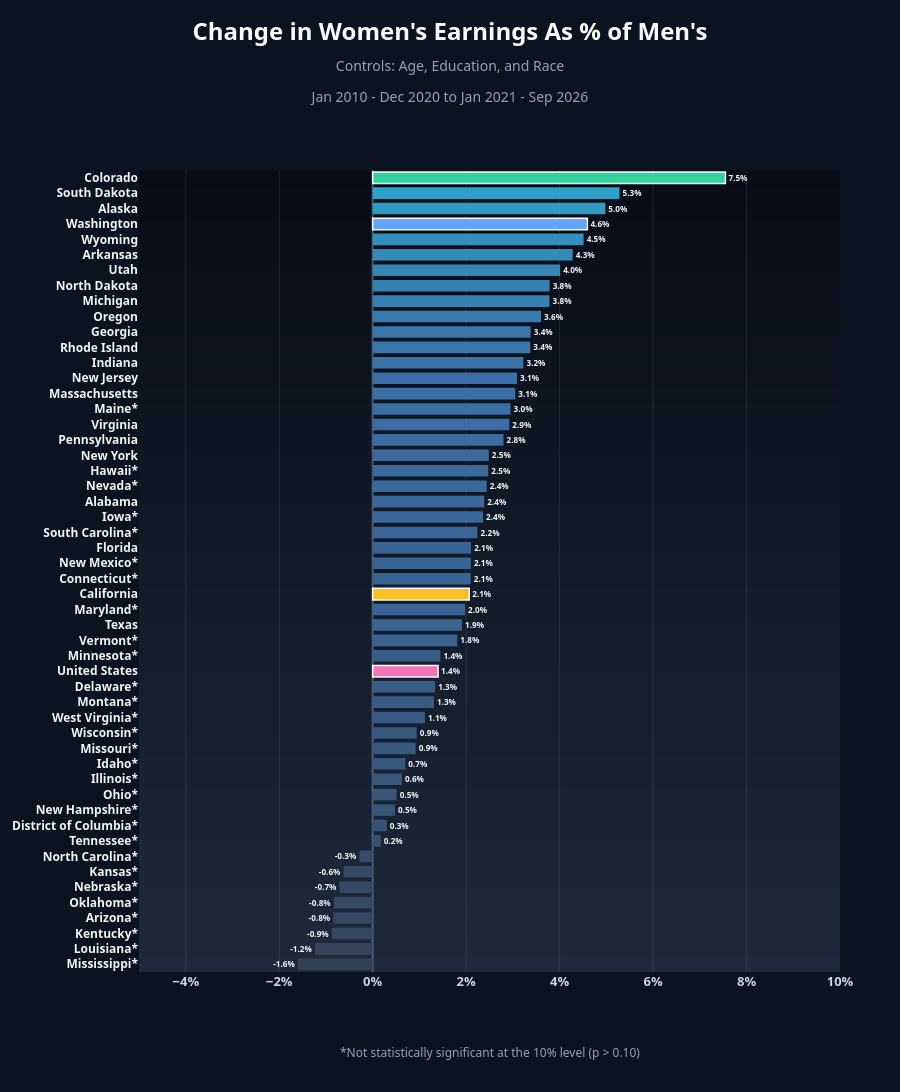

The notebook cell saved with this chart:
### Code cell
fig = plot_state_bars(ranking_no_ind, 'ratio_change', 'interaction_pval', "Change in Women's Earnings As % of Men's",
                      "Age, Education, and Race", f"{PRE_PERIOD} to {POST_PERIOD}", [-0.05, 0.1], save_as="states_change_no_industry")

### Figure 1 — Plotly figure (JSON) as saved in the notebook; plotly's stock layout.template omitted (floating-point values rounded to 4 significant figures)
{"data": [{"cliponaxis": false, "hovertemplate": "%{y}: %{text}<extra></extra>", "marker": {"color": ["rgb(51, 65, 85)", "rgb(52, 69, 91)", "rgb(52, 72, 98)", "rgb(52, 72, 98)", "rgb(52, 73, 98)", "rgb(53, 74, 101)", "rgb(53, 75, 102)", "rgb(53, 78, 108)", "rgb(54, 82, 116)", "rgb(54, 84, 118)", "rgb(55, 85, 121)", "rgb(55, 86, 122)", "rgb(55, 87, 124)", "rgb(55, 88, 125)", "rgb(55, 90, 129)", "rgb(55, 90, 129)", "rgb(56, 92, 133)", "rgb(56, 94, 136)", "rgb(56, 94, 136)", "#f472b6", "rgb(56, 95, 138)", "rgb(57, 99, 145)", "rgb(57, 100, 146)", "rgb(57, 100, 148)", "#fbbf24", "rgb(57, 101, 150)", "rgb(57, 101, 150)", "rgb(57, 101, 150)", "rgb(58, 103, 152)", "rgb(58, 104, 154)", "rgb(58, 104, 155)", "rgb(58, 105, 156)", "rgb(58, 105, 156)", "rgb(58, 105, 156)", "rgb(59, 108, 162)", "rgb(59, 109, 164)", "rgb(59, 110, 165)", "rgb(59, 112, 166)", "rgb(58, 112, 167)", "rgb(58, 116, 169)", "rgb(57, 119, 171)", "rgb(57, 119, 171)", "rgb(56, 124, 175)", "rgb(55, 128, 178)", "rgb(55, 128, 178)", "rgb(53, 133, 182)", "rgb(52, 139, 186)", "rgb(51, 144, 190)", "#60a5fa", "rgb(48, 154, 197)", "rgb(46, 161, 202)", "#34d399"], "line": {"color": ["rgba(0,0,0,0)", "rgba(0,0,0,0)", "rgba(0,0,0,0)", "rgba(0,0,0,0)", "rgba(0,0,0,0)", "rgba(0,0,0,0)", "rgba(0,0,0,0)", "rgba(0,0,0,0)", "rgba(0,0,0,0)", "rgba(0,0,0,0)", "rgba(0,0,0,0)", "rgba(0,0,0,0)", "rgba(0,0,0,0)", "rgba(0,0,0,0)", "rgba(0,0,0,0)", "rgba(0,0,0,0)", "rgba(0,0,0,0)", "rgba(0,0,0,0)", "rgba(0,0,0,0)", "#f8fafc", "rgba(0,0,0,0)", "rgba(0,0,0,0)", "rgba(0,0,0,0)", "rgba(0,0,0,0)", "#f8fafc", "rgba(0,0,0,0)", "rgba(0,0,0,0)", "rgba(0,0,0,0)", "rgba(0,0,0,0)", "rgba(0,0,0,0)", "rgba(0,0,0,0)", "rgba(0,0,0,0)", "rgba(0,0,0,0)", "rgba(0,0,0,0)", "rgba(0,0,0,0)", "rgba(0,0,0,0)", "rgba(0,0,0,0)", "rgba(0,0,0,0)", "rgba(0,0,0,0)", "rgba(0,0,0,0)", "rgba(0,0,0,0)", "rgba(0,0,0,0)", "rgba(0,0,0,0)", "rgba(0,0,0,0)", "rgba(0,0,0,0)", "rgba(0,0,0,0)", "rgba(0,0,0,0)", "rgba(0,0,0,0)", "#f8fafc", "rgba(0,0,0,0)", "rgba(0,0,0,0)", "#f8fafc"], "width": 1.5}}, "orientation": "h", "text": ["<b>-1.6%</b>", "<b>-1.2%</b>", "<b>-0.9%</b>", "<b>-0.8%</b>", "<b>-0.8%</b>", "<b>-0.7%</b>", "<b>-0.6%</b>", "<b>-0.3%</b>", "<b>0.2%</b>", "<b>0.3%</b>", "<b>0.5%</b>", "<b>0.5%</b>", "<b>0.6%</b>", "<b>0.7%</b>", "<b>0.9%</b>", "<b>0.9%</b>", "<b>1.1%</b>", "<b>1.3%</b>", "<b>1.3%</b>", "<b>1.4%</b>", "<b>1.4%</b>", "<b>1.8%</b>", "<b>1.9%</b>", "<b>2.0%</b>", "<b>2.1%</b>", "<b>2.1%</b>", "<b>2.1%</b>", "<b>2.1%</b>", "<b>2.2%</b>", "<b>2.4%</b>", "<b>2.4%</b>", "<b>2.4%</b>", "<b>2.5%</b>", "<b>2.5%</b>", "<b>2.8%</b>", "<b>2.9%</b>", "<b>3.0%</b>", "<b>3.1%</b>", "<b>3.1%</b>", "<b>3.2%</b>", "<b>3.4%</b>", "<b>3.4%</b>", "<b>3.6%</b>", "<b>3.8%</b>", "<b>3.8%</b>", "<b>4.0%</b>", "<b>4.3%</b>", "<b>4.5%</b>", "<b>4.6%</b>", "<b>5.0%</b>", "<b>5.3%</b>", "<b>7.5%</b>"], "textfont": {"color": "#f1f5f9", "size": 12}, "textposition": "outside", "type": "bar", "x": [-0.01598, -0.01235, -0.008734, -0.008425, -0.008308, -0.007077, -0.006237, -0.002836, 0.001714, 0.003005, 0.004756, 0.005132, 0.006258, 0.006973, 0.009199, 0.009426, 0.01119, 0.01311, 0.01336, 0.014, 0.01449, 0.01811, 0.01912, 0.01978, 0.02065, 0.02098, 0.02101, 0.02106, 0.02243, 0.02362, 0.02388, 0.0244, 0.02474, 0.02485, 0.028, 0.02924, 0.0295, 0.0305, 0.03088, 0.03225, 0.03373, 0.03381, 0.03603, 0.03783, 0.03786, 0.04012, 0.0428, 0.04514, 0.04595, 0.04979, 0.05283, 0.07549], "y": ["<b>Mississippi*</b>", "<b>Louisiana*</b>", "<b>Kentucky*</b>", "<b>Arizona*</b>", "<b>Oklahoma*</b>", "<b>Nebraska*</b>", "<b>Kansas*</b>", "<b>North Carolina*</b>", "<b>Tennessee*</b>", "<b>District of Columbia*</b>", "<b>New Hampshire*</b>", "<b>Ohio*</b>", "<b>Illinois*</b>", "<b>Idaho*</b>", "<b>Missouri*</b>", "<b>Wisconsin*</b>", "<b>West Virginia*</b>", "<b>Montana*</b>", "<b>Delaware*</b>", "<b>United States</b>", "<b>Minnesota*</b>", "<b>Vermont*</b>", "<b>Texas</b>", "<b>Maryland*</b>", "<b>California</b>", "<b>Connecticut*</b>", "<b>New Mexico*</b>", "<b>Florida</b>", "<b>South Carolina*</b>", "<b>Iowa*</b>", "<b>Alabama</b>", "<b>Nevada*</b>", "<b>Hawaii*</b>", "<b>New York</b>", "<b>Pennsylvania</b>", "<b>Virginia</b>", "<b>Maine*</b>", "<b>Massachusetts</b>", "<b>New Jersey</b>", "<b>Indiana</b>", "<b>Rhode Island</b>", "<b>Georgia</b>", "<b>Oregon</b>", "<b>Michigan</b>", "<b>North Dakota</b>", "<b>Utah</b>", "<b>Arkansas</b>", "<b>Wyoming</b>", "<b>Washington</b>", "<b>Alaska</b>", "<b>South Dakota</b>", "<b>Colorado</b>"]}], "layout": {"annotations": [{"font": {"color": "#94a3b8", "size": 12}, "showarrow": false, "text": "*Not statistically significant at the 10% level (p > 0.10)", "x": 0.5, "xref": "paper", "y": 0, "yanchor": "top", "yref": "paper", "yshift": -70}], "bargap": 0.25, "font": {"color": "#cbd5e1", "family": "Bahnschrift, 'Segoe UI Variable Display', 'Segoe UI', Helvetica, Arial, sans-serif"}, "height": 1404, "margin": {"b": 120, "l": 20, "r": 60, "t": 170}, "paper_bgcolor": "#0b1220", "plot_bgcolor": "rgba(0,0,0,0)", "shapes": [{"fillcolor": "rgb(8, 12, 22)", "layer": "below", "line": {"width": 0}, "type": "rect", "x0": 0, "x1": 1, "xref": "paper", "y0": 0, "y1": 1, "yref": "paper"}, {"fillcolor": "rgb(8, 13, 23)", "layer": "below", "line": {"width": 0}, "type": "rect", "x0": 0, "x1": 1, "xref": "paper", "y0": 0, "y1": 0.9792, "yref": "paper"}, {"fillcolor": "rgb(9, 13, 24)", "layer": "below", "line": {"width": 0}, "type": "rect", "x0": 0, "x1": 1, "xref": "paper", "y0": 0, "y1": 0.9583, "yref": "paper"}, {"fillcolor": "rgb(9, 14, 24)", "layer": "below", "line": {"width": 0}, "type": "rect", "x0": 0, "x1": 1, "xref": "paper", "y0": 0, "y1": 0.9375, "yref": "paper"}, {"fillcolor": "rgb(10, 14, 25)", "layer": "below", "line": {"width": 0}, "type": "rect", "x0": 0, "x1": 1, "xref": "paper", "y0": 0, "y1": 0.9167, "yref": "paper"}, {"fillcolor": "rgb(10, 15, 26)", "layer": "below", "line": {"width": 0}, "type": "rect", "x0": 0, "x1": 1, "xref": "paper", "y0": 0, "y1": 0.8958, "yref": "paper"}, {"fillcolor": "rgb(11, 16, 27)", "layer": "below", "line": {"width": 0}, "type": "rect", "x0": 0, "x1": 1, "xref": "paper", "y0": 0, "y1": 0.875, "yref": "paper"}, {"fillcolor": "rgb(11, 16, 28)", "layer": "below", "line": {"width": 0}, "type": "rect", "x0": 0, "x1": 1, "xref": "paper", "y0": 0, "y1": 0.8542, "yref": "paper"}, {"fillcolor": "rgb(12, 17, 28)", "layer": "below", "line": {"width": 0}, "type": "rect", "x0": 0, "x1": 1, "xref": "paper", "y0": 0, "y1": 0.8333, "yref": "paper"}, {"fillcolor": "rgb(12, 18, 29)", "layer": "below", "line": {"width": 0}, "type": "rect", "x0": 0, "x1": 1, "xref": "paper", "y0": 0, "y1": 0.8125, "yref": "paper"}, {"fillcolor": "rgb(13, 18, 30)", "layer": "below", "line": {"width": 0}, "type": "rect", "x0": 0, "x1": 1, "xref": "paper", "y0": 0, "y1": 0.7917, "yref": "paper"}, {"fillcolor": "rgb(13, 19, 31)", "layer": "below", "line": {"width": 0}, "type": "rect", "x0": 0, "x1": 1, "xref": "paper", "y0": 0, "y1": 0.7708, "yref": "paper"}, {"fillcolor": "rgb(14, 19, 31)", "layer": "below", "line": {"width": 0}, "type": "rect", "x0": 0, "x1": 1, "xref": "paper", "y0": 0, "y1": 0.75, "yref": "paper"}, {"fillcolor": "rgb(14, 20, 32)", "layer": "below", "line": {"width": 0}, "type": "rect", "x0": 0, "x1": 1, "xref": "paper", "y0": 0, "y1": 0.7292, "yref": "paper"}, {"fillcolor": "rgb(15, 21, 33)", "layer": "below", "line": {"width": 0}, "type": "rect", "x0": 0, "x1": 1, "xref": "paper", "y0": 0, "y1": 0.7083, "yref": "paper"}, {"fillcolor": "rgb(15, 21, 34)", "layer": "below", "line": {"width": 0}, "type": "rect", "x0": 0, "x1": 1, "xref": "paper", "y0": 0, "y1": 0.6875, "yref": "paper"}, {"fillcolor": "rgb(15, 22, 35)", "layer": "below", "line": {"width": 0}, "type": "rect", "x0": 0, "x1": 1, "xref": "paper", "y0": 0, "y1": 0.6667, "yref": "paper"}, {"fillcolor": "rgb(16, 22, 35)", "layer": "below", "line": {"width": 0}, "type": "rect", "x0": 0, "x1": 1, "xref": "paper", "y0": 0, "y1": 0.6458, "yref": "paper"}, {"fillcolor": "rgb(16, 23, 36)", "layer": "below", "line": {"width": 0}, "type": "rect", "x0": 0, "x1": 1, "xref": "paper", "y0": 0, "y1": 0.625, "yref": "paper"}, {"fillcolor": "rgb(17, 24, 37)", "layer": "below", "line": {"width": 0}, "type": "rect", "x0": 0, "x1": 1, "xref": "paper", "y0": 0, "y1": 0.6042, "yref": "paper"}, {"fillcolor": "rgb(17, 24, 38)", "layer": "below", "line": {"width": 0}, "type": "rect", "x0": 0, "x1": 1, "xref": "paper", "y0": 0, "y1": 0.5833, "yref": "paper"}, {"fillcolor": "rgb(18, 25, 39)", "layer": "below", "line": {"width": 0}, "type": "rect", "x0": 0, "x1": 1, "xref": "paper", "y0": 0, "y1": 0.5625, "yref": "paper"}, {"fillcolor": "rgb(18, 26, 39)", "layer": "below", "line": {"width": 0}, "type": "rect", "x0": 0, "x1": 1, "xref": "paper", "y0": 0, "y1": 0.5417, "yref": "paper"}, {"fillcolor": "rgb(19, 26, 40)", "layer": "below", "line": {"width": 0}, "type": "rect", "x0": 0, "x1": 1, "xref": "paper", "y0": 0, "y1": 0.5208, "yref": "paper"}, {"fillcolor": "rgb(19, 27, 41)", "layer": "below", "line": {"width": 0}, "type": "rect", "x0": 0, "x1": 1, "xref": "paper", "y0": 0, "y1": 0.5, "yref": "paper"}, {"fillcolor": "rgb(20, 27, 42)", "layer": "below", "line": {"width": 0}, "type": "rect", "x0": 0, "x1": 1, "xref": "paper", "y0": 0, "y1": 0.4792, "yref": "paper"}, {"fillcolor": "rgb(20, 28, 42)", "layer": "below", "line": {"width": 0}, "type": "rect", "x0": 0, "x1": 1, "xref": "paper", "y0": 0, "y1": 0.4583, "yref": "paper"}, {"fillcolor": "rgb(21, 29, 43)", "layer": "below", "line": {"width": 0}, "type": "rect", "x0": 0, "x1": 1, "xref": "paper", "y0": 0, "y1": 0.4375, "yref": "paper"}, {"fillcolor": "rgb(21, 29, 44)", "layer": "below", "line": {"width": 0}, "type": "rect", "x0": 0, "x1": 1, "xref": "paper", "y0": 0, "y1": 0.4167, "yref": "paper"}, {"fillcolor": "rgb(22, 30, 45)", "layer": "below", "line": {"width": 0}, "type": "rect", "x0": 0, "x1": 1, "xref": "paper", "y0": 0, "y1": 0.3958, "yref": "paper"}, {"fillcolor": "rgb(22, 31, 46)", "layer": "below", "line": {"width": 0}, "type": "rect", "x0": 0, "x1": 1, "xref": "paper", "y0": 0, "y1": 0.375, "yref": "paper"}, {"fillcolor": "rgb(23, 31, 46)", "layer": "below", "line": {"width": 0}, "type": "rect", "x0": 0, "x1": 1, "xref": "paper", "y0": 0, "y1": 0.3542, "yref": "paper"}, {"fillcolor": "rgb(23, 32, 47)", "layer": "below", "line": {"width": 0}, "type": "rect", "x0": 0, "x1": 1, "xref": "paper", "y0": 0, "y1": 0.3333, "yref": "paper"}, {"fillcolor": "rgb(23, 32, 48)", "layer": "below", "line": {"width": 0}, "type": "rect", "x0": 0, "x1": 1, "xref": "paper", "y0": 0, "y1": 0.3125, "yref": "paper"}, {"fillcolor": "rgb(24, 33, 49)", "layer": "below", "line": {"width": 0}, "type": "rect", "x0": 0, "x1": 1, "xref": "paper", "y0": 0, "y1": 0.2917, "yref": "paper"}, {"fillcolor": "rgb(24, 34, 50)", "layer": "below", "line": {"width": 0}, "type": "rect", "x0": 0, "x1": 1, "xref": "paper", "y0": 0, "y1": 0.2708, "yref": "paper"}, {"fillcolor": "rgb(25, 34, 50)", "layer": "below", "line": {"width": 0}, "type": "rect", "x0": 0, "x1": 1, "xref": "paper", "y0": 0, "y1": 0.25, "yref": "paper"}, {"fillcolor": "rgb(25, 35, 51)", "layer": "below", "line": {"width": 0}, "type": "rect", "x0": 0, "x1": 1, "xref": "paper", "y0": 0, "y1": 0.2292, "yref": "paper"}, {"fillcolor": "rgb(26, 35, 52)", "layer": "below", "line": {"width": 0}, "type": "rect", "x0": 0, "x1": 1, "xref": "paper", "y0": 0, "y1": 0.2083, "yref": "paper"}, {"fillcolor": "rgb(26, 36, 53)", "layer": "below", "line": {"width": 0}, "type": "rect", "x0": 0, "x1": 1, "xref": "paper", "y0": 0, "y1": 0.1875, "yref": "paper"}, {"fillcolor": "rgb(27, 37, 53)", "layer": "below", "line": {"width": 0}, "type": "rect", "x0": 0, "x1": 1, "xref": "paper", "y0": 0, "y1": 0.1667, "yref": "paper"}, {"fillcolor": "rgb(27, 37, 54)", "layer": "below", "line": {"width": 0}, "type": "rect", "x0": 0, "x1": 1, "xref": "paper", "y0": 0, "y1": 0.1458, "yref": "paper"}, {"fillcolor": "rgb(28, 38, 55)", "layer": "below", "line": {"width": 0}, "type": "rect", "x0": 0, "x1": 1, "xref": "paper", "y0": 0, "y1": 0.125, "yref": "paper"}, {"fillcolor": "rgb(28, 39, 56)", "layer": "below", "line": {"width": 0}, "type": "rect", "x0": 0, "x1": 1, "xref": "paper", "y0": 0, "y1": 0.1042, "yref": "paper"}, {"fillcolor": "rgb(29, 39, 57)", "layer": "below", "line": {"width": 0}, "type": "rect", "x0": 0, "x1": 1, "xref": "paper", "y0": 0, "y1": 0.08333, "yref": "paper"}, {"fillcolor": "rgb(29, 40, 57)", "layer": "below", "line": {"width": 0}, "type": "rect", "x0": 0, "x1": 1, "xref": "paper", "y0": 0, "y1": 0.0625, "yref": "paper"}, {"fillcolor": "rgb(30, 40, 58)", "layer": "below", "line": {"width": 0}, "type": "rect", "x0": 0, "x1": 1, "xref": "paper", "y0": 0, "y1": 0.04167, "yref": "paper"}, {"fillcolor": "rgb(30, 41, 59)", "layer": "below", "line": {"width": 0}, "type": "rect", "x0": 0, "x1": 1, "xref": "paper", "y0": 0, "y1": 0.02083, "yref": "paper"}], "title": {"font": {"color": "#f8fafc", "size": 24}, "pad": {"t": 40}, "text": "<b>Change in Women's Earnings As % of Men's</b><br><span style='font-size:14px;color:#94a3b8'>Controls: Age, Education, and Race<br>Jan 2010 - Dec 2020 to Jan 2021 - Sep 2026</span>", "x": 0.5, "xanchor": "center", "y": 1, "yanchor": "top"}, "xaxis": {"dtick": 0.02, "gridcolor": "rgba(148,163,184,0.15)", "range": [-0.05, 0.1], "showgrid": true, "showline": false, "tickangle": 0, "tickfont": {"color": "#cbd5e1", "size": 13, "weight": "bold"}, "tickformat": ".0%", "zeroline": true, "zerolinecolor": "rgba(148,163,184,0.45)"}, "yaxis": {"automargin": true, "dtick": 1, "showgrid": false, "showline": false, "tickfont": {"color": "#f1f5f9", "size": 12}, "type": "category"}}}
